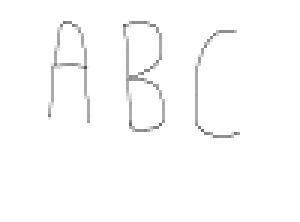
%> input picture i3.png, 100 x 74 px (shown 3 times larger)
$ octave encryption.m   (GNU Octave 9; MATLAB toolbox functions it lacks are replaced by stand-ins)
%> lines starting %> are read from the running program, lines starting %| are printed output that depends on the picture; in (x1, y1, x2, y2) boxes, pixels count from 0 and x2, y2 are one past the last pixel; in counts of white or black regions, pixels touching at a corner belong together; the program's own positions count from 1
clc;
close all;
clear all;
i=imread('i3.png');
%> i is the input picture: size 74x100x3 uint8; min 87, max 255, mean 252
u=rgb2gray(i);
y=imbinarize(u,.9);
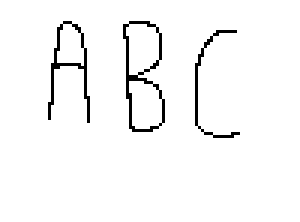
%> y: size 74x100 logical (shown 3 times larger); 96.6% white; black in thin lines or dots, all inside (x1, y1, x2, y2) = (16, 7, 80, 46)
s=[true,true;false,true];
for m=2:2:74
    for n=2:2:100
        b=y(m-1:m,n-1:n);
        b1=xor(b,s);
        s1(m-1:m,n-1:n)=b1;
    end
end
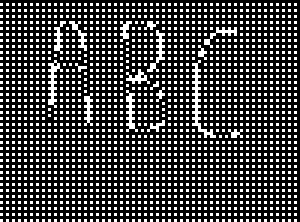
%> s1: size 74x100 logical (shown 3 times larger); 26.9% white in thin lines or dots
s2=~s1;
%> s2: size 74x100 logical; 73.1% white; black in thin lines or dots
figure;imshow(y)
figure;imshow(s1)
figure;imshow(s2)
%%%%%%%%%%%%%%%%%%%%%%%%%%%%%%%%%%
c11=rgb2gray(imread('Desert.jpg'));
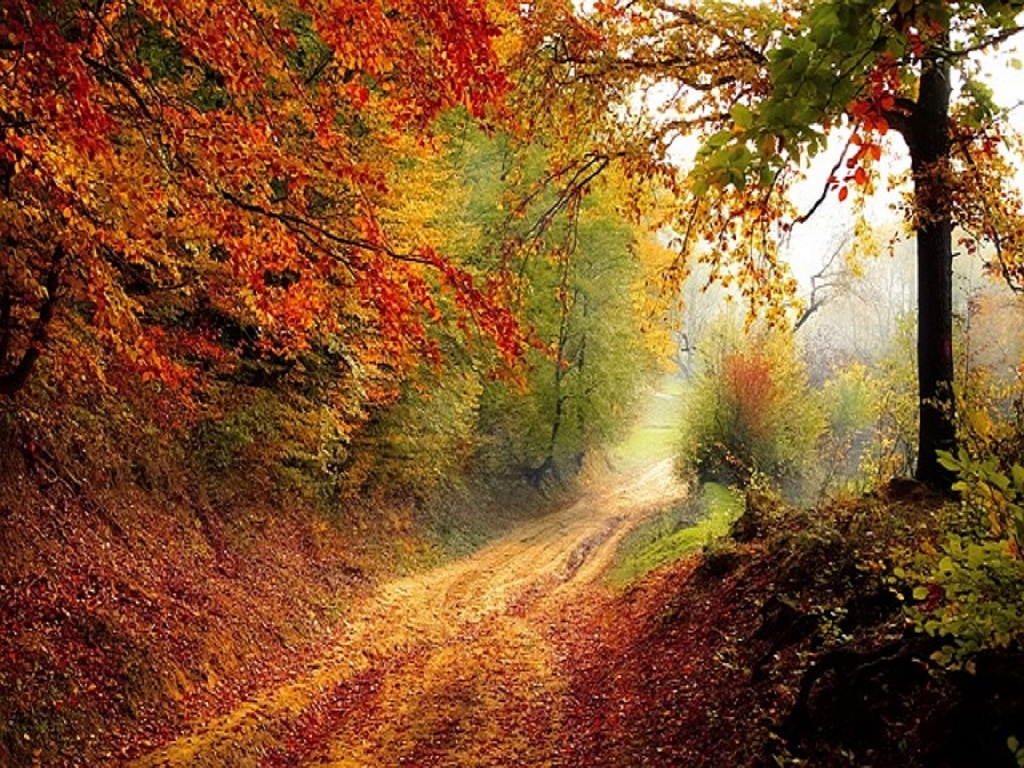
%> input picture Desert.jpg, 1024 x 768 px
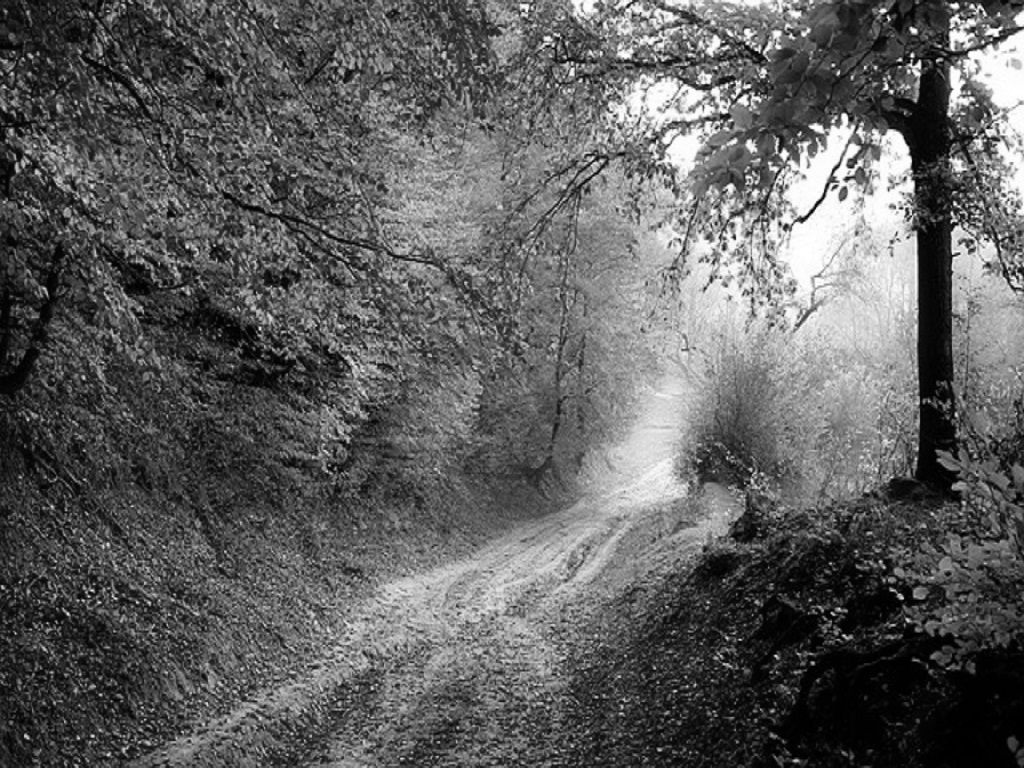
%> c11: size 768x1024 uint8; min 0, max 255, mean 95
c12=rgb2gray(imread('Hydrangeas.jpg'));
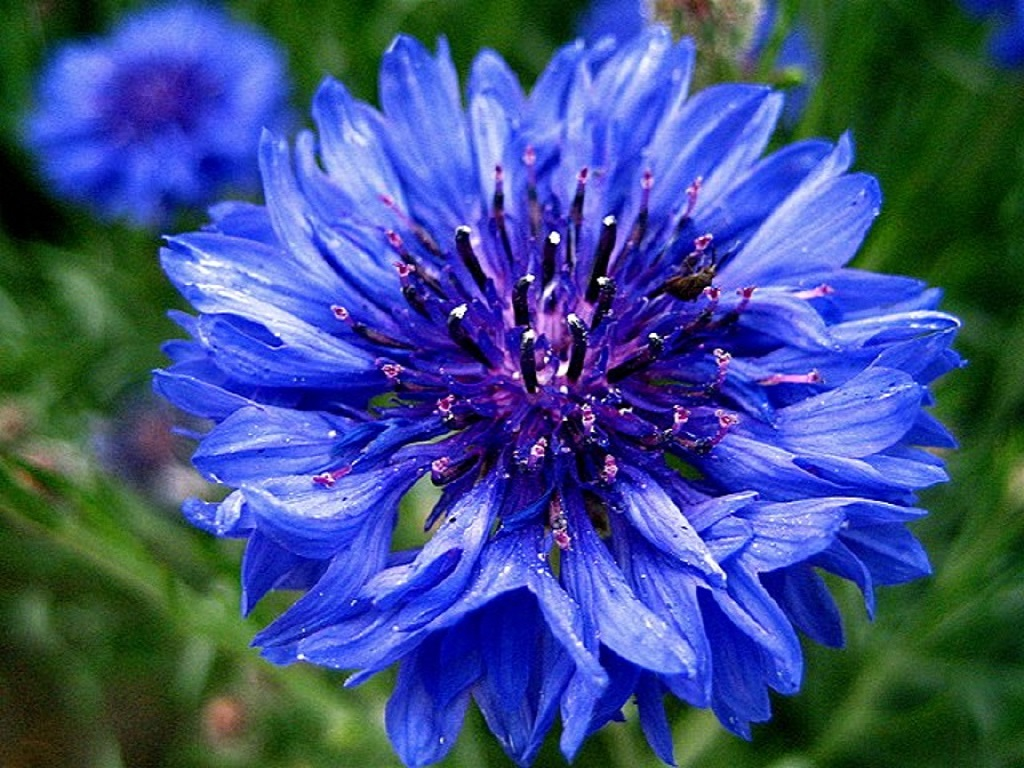
%> input picture Hydrangeas.jpg, 1024 x 768 px
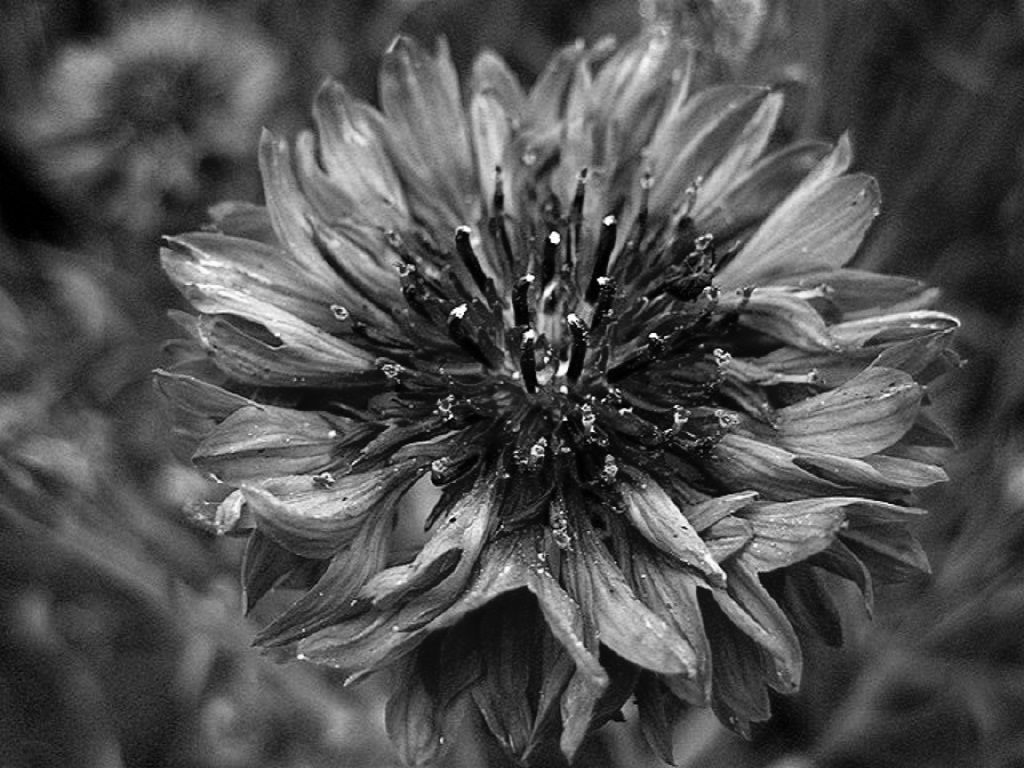
%> c12: size 768x1024 uint8; min 0, max 255, mean 79.9
cnt = 0;
s1_array = s1(:);
%> s1_array = 7400 logical values, 1988 true
idct_val_1 = c11;
for m1=8:8:768
    for n1=8:8:1024
        k1=s1_array(cnt+1);
        if ((cnt+1)>=length(s1_array))
            break
        end
        k2=s1_array(cnt+2);
        if ((cnt+2)>=length(s1_array))
            break
        end
        k3=s1_array(cnt+3);
        if ((cnt+3)>=length(s1_array))
            break
        end
        cnt = cnt + 3;
        b=c11(m1-7:m1,n1-7:n1);
        dct_out=dct2(b);
        q1 = dct_out(1:4,1:4);
        q2 = dct_out(5:8,1:4);
        q3 = dct_out(1:4,5:8);
        q4 = dct_out(5:8,5:8);
        qe = [q2;q3;q4];
        mu = max(max(abs(qe)));
        %================for Each Block===============%
        if(k1==true)
            q2(3,4) = (q2(3,4))+mu;
        else
            q2(3,4) = (q2(3,4))-mu;
        end
        if(k2==true)
            q3(3,4) = (q3(3,4))+mu;
        else
            q3(3,4) = (q3(3,4))-mu;
        end
        if(k3==true)
            q4(3,4) = (q4(3,4))+mu;
        else
            q4(3,4) = (q4(3,4))-mu;
        end
        q2(1,4)=mu;
        qb=[q1,q3;q2,q4];
        idct_val_1(m1-7:m1,n1-7:n1)=idct2(qb);
    end
end
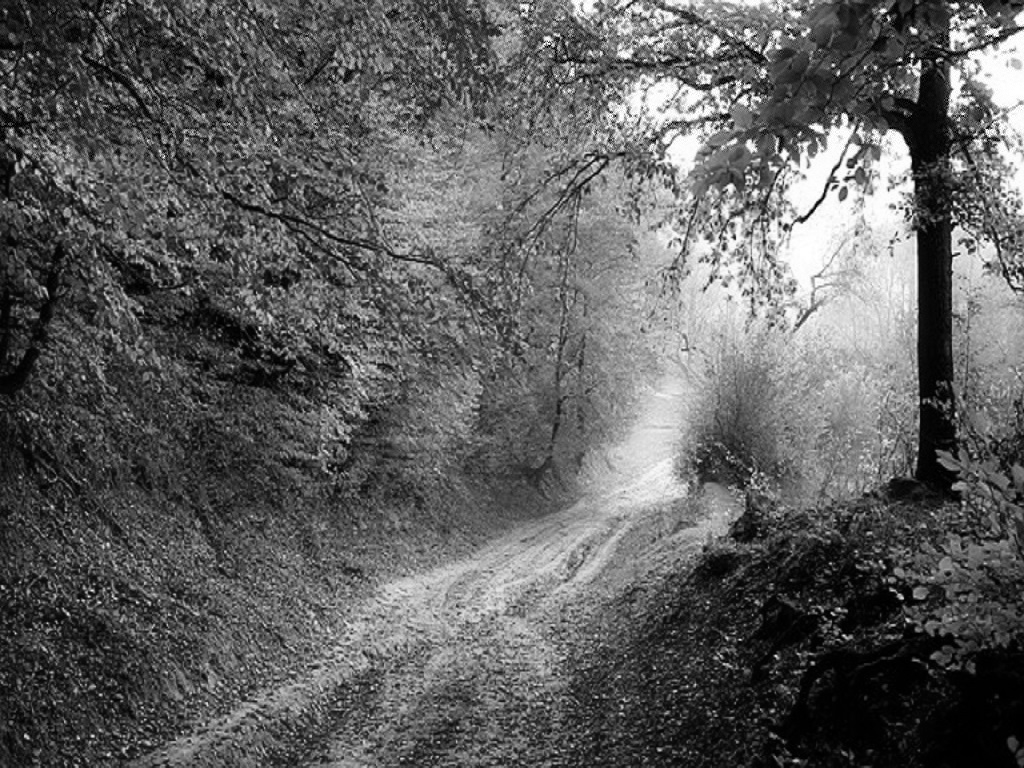
%> idct_val_1: size 768x1024 uint8; 18.78% of pixels changed, all inside (x1, y1, x2, y2) = (0, 0, 1024, 160)
%> after the loop, cnt = 7398; q2 = [-6.75 -3.55 0.558 24.25; -9.37 -3.78 7.21 0.177; -5.01 -0.339 9.1 -23.85; -0.813 -0.0244 0.258 -0.0441]; q3 = [-24.25 -4.65 0.426 -0.0344; -11.79 7.22 -0.297 0.276; 19.4 -0.15 0.0962 -24.1; 18.32 -10.02 0.00436 -0.463]; q4 = [8 -12.77 0.0396 -0.108; -0.161 -0.255 -0.401 -0.501; -0.19 -0.0826 -0.0931 -23.7; -0.242 -0.053 0.0976 -0.0842]
figure;imshow(idct_val_1);
%%%%%%%%%%%%%%%%%%%%%%%%%%%%%%%%%%%%%%%%%%
cnt = 0;
s2_array = s2(:);
%> s2_array = 7400 logical values, 5412 true
idct_val_2 = c12;
for m1=8:8:768
    for n1=8:8:1024
        k1=s2_array(cnt+1);
        if ((cnt+1)>=length(s2_array))
            break
        end
        k2=s2_array(cnt+2);
        if ((cnt+2)>=length(s2_array))
            break
        end
        k3=s2_array(cnt+3);
        if ((cnt+3)>=length(s2_array))
            break
        end
        cnt = cnt + 3;
        b=c12(m1-7:m1,n1-7:n1);
        dct_out=dct2(b);
        q1 = dct_out(1:4,1:4);
        q2 = dct_out(5:8,1:4);
        q3 = dct_out(1:4,5:8);
        q4 = dct_out(5:8,5:8);
        qe = [q2;q3;q4];
        mu = max(max(abs(qe)));
        %================for Each Block===============%
        if(k1==true)
            q2(3,4) = abs(q2(3,4))+mu;
        else
            q2(3,4) = abs(q2(3,4))-mu;
        end
        if(k2==true)
            q3(3,4) = abs(q3(3,4))+mu;
        else
            q3(3,4) = abs(q3(3,4))-mu;
        end
        if(k3==true)
            q4(3,4) = abs(q4(3,4))+mu;
        else
            q4(3,4) = abs(q4(3,4))-mu;
        end
        q2(1,4)=mu;
        qb=[q1,q3;q2,q4];
        idct_val_2(m1-7:m1,n1-7:n1)=idct2(qb);
    end
end
%> after the loop, q2 = [2.13 8.97 -4.61 12.12; -2.39 0.202 -0.591 -0.323; 0.0592 0.0967 0.0884 12.15; 0.102 0.553 0.24 0.175]; q3 = [12.12 0.339 5.98 -0.232; 3.04 -0.248 -0.198 -0.051; -5.13 0.659 0.0884 12.21; -5.8 -0.426 0.000395 0.214]; q4 = [-0.125 0.0321 0.962 -0.00938; 0.116 -0.351 0.0224 -0.397; 0.364 0.247 -0.0314 12.47; 0.0249 -0.179 0.423 0.0474]
figure;imshow(idct_val_2);
%%%%%%%%%%%%%%%%%%%%%%%%%%%%%%%%%%%%%%%%%%%
cnt=0;
for m1=8:8:768
    for n1=8:8:1024
        b=idct_val_1(m1-7:m1,n1-7:n1);
        dct_out=dct2(b);
        q1 = dct_out(1:4,1:4);
        q2 = dct_out(5:8,1:4);
        q3 = dct_out(1:4,5:8);
        q4 = dct_out(5:8,5:8);
        p1 = q2(3,4)-mu;
        p2 = q3(3,4)-mu;
        p3 = q4(3,4)-mu;
        mu = q4(4,4)-mu;
        if(p1>=mu)
            b_out1(cnt+1) = true;
        else
            b_out1(cnt+1) = false;
        end
        if(p2>=mu)
            b_out1(cnt+2) = true;
        else
            b_out1(cnt+2) = false;
        end
        if(p3>=mu)
            b_out1(cnt+3) = true;
        else
            b_out1(cnt+3) = false;
        end
        if ((cnt+1)>=length(s1_array))
            break
        end
        if ((cnt+2)>=length(s1_array))
            break
        end
        if ((cnt+3)>=length(s1_array))
            break
        end
        cnt = cnt + 3;
    end
end
%> after the loop, b_out1 = 7401 logical values, 1989 true; mu = -177.6
b_out1(end)=[];
s1_out=reshape(b_out1,[74,100]);
%> s1_out: size 74x100 logical; 26.9% white in thin lines or dots
figure;imshow(s1_out);
